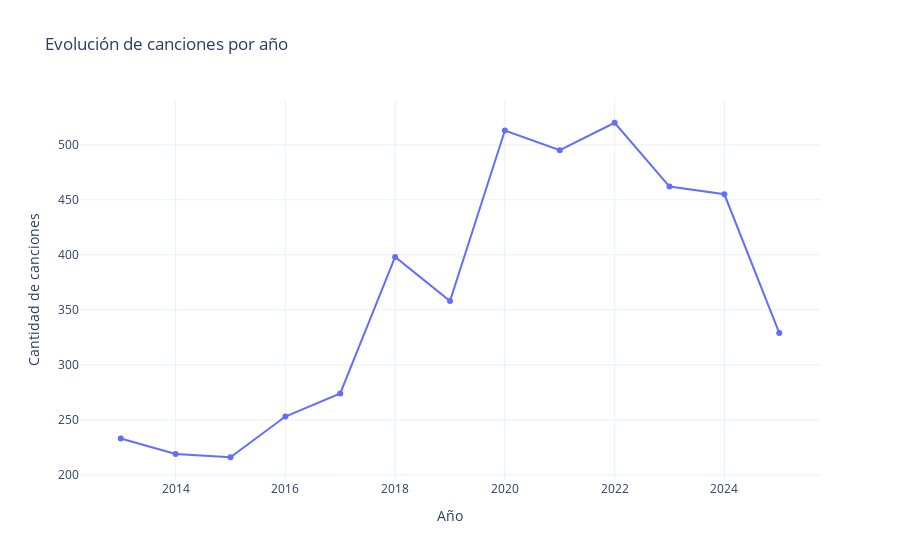

The notebook cell saved with this chart:
### Code cell
# Graficar
fig = px.line(
    songs_per_year,
    x="Year",
    y="UniqueSongCount",
    markers=True,
    title="Evolución de canciones por año",
    labels={"Year": "Año", "UniqueSongCount": "Cantidad de canciones"},
)

fig.update_layout(template="plotly_white")
fig.show()

### Figure 1 — Plotly figure (JSON) as saved in the notebook; plotly's stock layout.template omitted (floating-point values rounded to 4 significant figures)
{"data": [{"hovertemplate": "Año=%{x}<br>Cantidad de canciones=%{y}<extra></extra>", "legendgroup": "", "line": {"color": "#636efa", "dash": "solid"}, "marker": {"symbol": "circle"}, "mode": "lines+markers", "name": "", "orientation": "v", "showlegend": false, "type": "scatter", "x": [2013, 2014, 2015, 2016, 2017, 2018, 2019, 2020, 2021, 2022, 2023, 2024, 2025], "xaxis": "x", "y": [233, 219, 216, 253, 274, 398, 358, 513, 495, 520, 462, 455, 329], "yaxis": "y"}], "layout": {"legend": {"tracegroupgap": 0}, "title": {"text": "Evolución de canciones por año"}, "xaxis": {"anchor": "y", "domain": [0, 1], "title": {"text": "Año"}}, "yaxis": {"anchor": "x", "domain": [0, 1], "title": {"text": "Cantidad de canciones"}}}}
